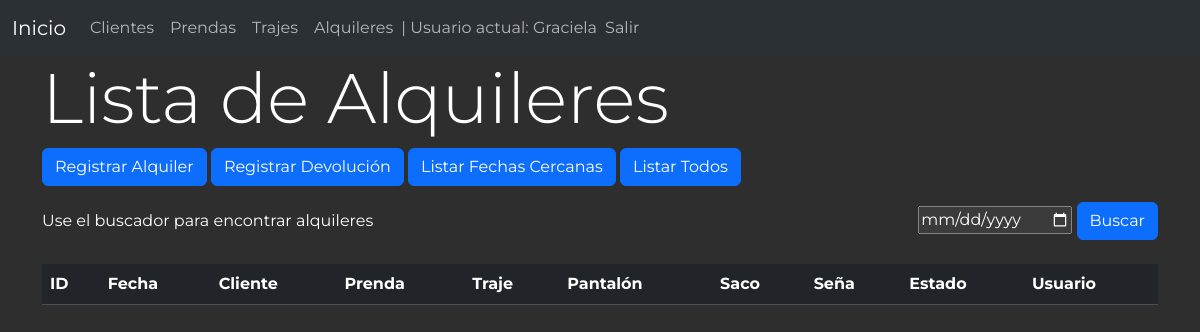
/lista_alquileres/ (signed in), run on an earlier commit of the app's database.
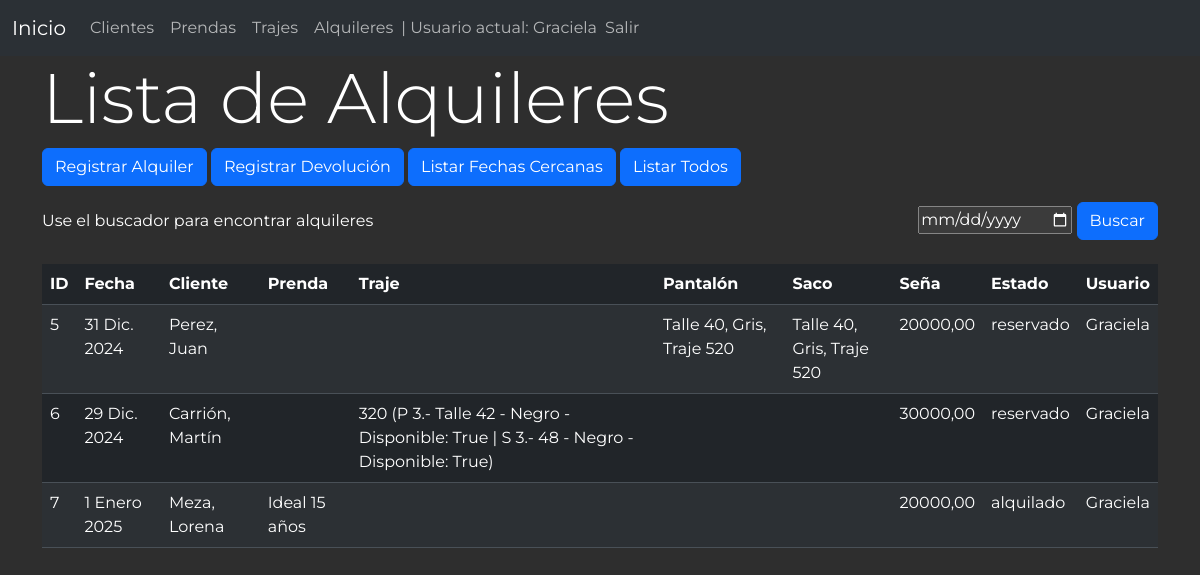
And on a later commit of the database.
### alquiler/models.py (models this page shows, shortened)
class Alquiler(models.Model):
    cliente = models.ForeignKey(Cliente, on_delete=models.CASCADE)
    prenda = models.ManyToManyField(Prenda, blank=True)
    saco = models.ManyToManyField(Saco, blank=True)
    pantalon = models.ManyToManyField(Pantalon, blank=True)
    traje = models.ManyToManyField(Traje, blank=True)
    fecha_alquiler = models.DateField()
    precio_alquiler = models.DecimalField(max_digits=10, decimal_places=2)
    estado = models.CharField(max_length=20, choices=[
        ('reservado', 'Reservado'),
        ('alquilado', 'Alquilado'),
    ], default='reservado')
    seña = models.DecimalField(max_digits=10, decimal_places=2, default=0, blank=True)
    usuario = models.ForeignKey(User, on_delete=models.CASCADE)
    def mostrar_prendas(self):
        return ", ".join([p.descripcion for p in self.prenda.all()])
    mostrar_prendas.short_description = 'Prendas'
    def mostrar_trajes(self):
        return ", ".join([f'{t.nro_articulo} (P {t.mostrar_pantalon()} | S {t.mostrar_saco()})' for t in self.traje.all()])
    mostrar_trajes.short_description = 'Traje/s'
    def mostrar_pantalones(self):
        return ", ".join([f'Talle {p.talle_pantalon}, {p.color_pantalon}, Traje {p.traje}' for p in self.pantalon.all()])
    mostrar_pantalones.short_description = 'Pantalon/es'
    def mostrar_sacos(self):
        return ", ".join([f'Talle {s.talle_saco}, {s.color_saco}, Traje {s.traje}' for s in self.saco.all()])
    mostrar_sacos.short_description = 'Saco/s'
    class Meta:
        db_table = 'alquiler'
        verbose_name = 'alquiler'
        verbose_name_plural = 'alquileres'

class Cliente(models.Model):
    nombre = models.CharField(max_length=50, null=False, verbose_name='Nombre')
    apellido = models.CharField(max_length=50, null=False, verbose_name='Apellido')
    telefono = models.CharField(max_length=12, blank=True, verbose_name='Teléfono',)
    direccion = models.CharField(max_length=50, blank=True, verbose_name='Dirección',)
    localidad = models.ForeignKey(Localidad, on_delete=models.CASCADE, default=1, related_name='Localidad')
    dni = models.CharField(max_length=8, unique=True, verbose_name='DNI',null=True, blank=True)
    GENERO_CHOICES = [
        ('F', 'Femenino'),
        ('M', 'Masculino'),
        ('O', 'Otro'),
    ]
    genero = models.CharField(max_length=1, choices=GENERO_CHOICES, default='F')
    observacion = models.CharField(max_length=400, blank=True, verbose_name='Observación')
    def __str__(self):
        return f'{self.apellido}, {self.nombre}'
    class Meta:
        db_table = 'cliente'
        verbose_name = 'cliente'
        verbose_name_plural = 'clientes'

class Pantalon(models.Model):
    color_pantalon = models.ForeignKey('Color', on_delete=models.CASCADE, default=1)
    talle_pantalon = models.CharField(max_length=20, null=True, blank=True)
    traje = models.ForeignKey('Traje', on_delete=models.CASCADE, default=1)
    disponible = models.BooleanField(default=True)
    class Meta:
        db_table = 'pantalon'
        verbose_name = 'pantalon'
        verbose_name_plural = 'pantalones'

class Color(models.Model):
    nombre = models.CharField(max_length=100)
    def __str__(self):
        return self.nombre
    class Meta:
        db_table = 'color'
        verbose_name = 'color'
        verbose_name_plural = 'colores'

class Traje(models.Model):
    nro_articulo = models.CharField(max_length=20, unique=True)
    def mostrar_pantalon(self):
        pantalon = self.pantalon_set.first()
        return f'{pantalon.id}.- Talle {pantalon.talle_pantalon} - {pantalon.color_pantalon} - Disponible: {pantalon.disponible}' if pantalon else 'No asociado'
    mostrar_pantalon.short_description = 'Pantalón'
    def mostrar_saco(self):
        saco = self.saco_set.first()
        return f'{saco.id}.- {saco.talle_saco} - {saco.color_saco} - Disponible: {saco.disponible}' if saco else 'No asociado'
    mostrar_saco.short_description = 'Saco'
    def __str__(self):
        return f'{self.nro_articulo}'
    class Meta:
        db_table = 'traje'
        verbose_name = 'traje'
        verbose_name_plural = 'trajes'

class Saco(models.Model):
    color_saco = models.ForeignKey('Color', on_delete=models.CASCADE, default=1)
    talle_saco = models.CharField(max_length=20, null=True, blank=True)
    traje = models.ForeignKey('Traje', on_delete=models.CASCADE, default=1)
    disponible = models.BooleanField(default=True)
    class Meta:
        db_table = 'saco'
        verbose_name = 'saco'
        verbose_name_plural = 'sacos'

class Prenda(models.Model):
    categoria = models.ForeignKey('Categoria', on_delete=models.CASCADE)
    color = models.ForeignKey('Color', on_delete=models.CASCADE, default=1)
    descripcion = models.TextField(max_length=60, null=True, blank=True)
    busto = models.IntegerField(null=True, blank=True)
    cintura = models.IntegerField(null=True, blank=True)
    cadera = models.IntegerField(null=True, blank=True)
    largo = models.IntegerField(null=True, blank=True, verbose_name='Largo(cm)',)
    talle = models.CharField(max_length=20, null=True, blank=True)
    relacionadas = models.ManyToManyField('self', blank=True, verbose_name='Relacionadas',)
    disponible = models.BooleanField(default=True)
    def nro_articulo(self):
        return self.id
    nro_articulo.short_description = 'Número de Artículo'
    class Meta:
        db_table = 'prenda'
        verbose_name = 'prenda'
        verbose_name_plural = 'prendas'

### alquiler/views.py (the view)
# urls.py: path('lista_alquileres/', views.lista_alquileres, name='lista_alquileres'),
@login_required
def lista_alquileres(request):
    hoy = timezone.now().date()
    hace_una_semana = hoy - timedelta(weeks=1)
    dentro_de_un_mes = hoy + timedelta(weeks=3)
    query_date = request.GET.get('fecha', '')
    ver_todos = request.GET.get('ver_todos', '')
    if ver_todos:
        alquileres = Alquiler.objects.all()
    elif query_date:
        alquileres = Alquiler.objects.filter(fecha_alquiler=query_date)
    else:
        alquileres = Alquiler.objects.filter(fecha_alquiler__range=(hace_una_semana, dentro_de_un_mes))
    return render(request, 'lista_alquileres.html', {'alquileres': alquileres, 'query_date': query_date})

### alquiler/templates/lista_alquileres.html (shortened to what this page needs)
{% extends 'layout.html' %}
{% block content %}
<main class="container">
    <h1>Lista de Alquileres</h1>
    <div class="mb-3">
        <a href="{% url 'registrar_alquiler' %}" class="btn btn-primary">Registrar Alquiler</a>
        <a href="{% url 'registrar_devolucion' 0 %}" class="btn btn-primary">Registrar Devolución</a>
        <a href="{% url 'lista_alquileres' %}"><button class="btn btn-primary" type="submit">Listar Fechas Cercanas</button></a>
        <a href="{% url 'lista_alquileres' %}?ver_todos=1"><button class="btn btn-primary" type="submit">Listar Todos</button></a>
    </div>
    <div class="extremos">
        <span>Use el buscador para encontrar alquileres</span>
        <form action="{% url 'lista_alquileres' %}" method="get">
            <input type="date" id="fecha" name="fecha" value="{{ query_date }}" >
            <button class="btn btn-primary" type="submit">Buscar</button>
        </form>
    </div>
    <br>
    <table class="table table-striped">
        <thead>
            <tr>
                <th scope="col">ID</th>
                <th scope="col">Fecha</th>
                <th scope="col">Cliente</th>
                <th scope="col">Prenda</th>
                <th scope="col">Traje</th>
                <th scope="col">Pantalón</th>
                <th scope="col">Saco</th>
                <th scope="col">Seña</th>
                <th scope="col">Estado</th>
                <th scope="col">Usuario</th>
            </tr>
        </thead>
        <tbody>
          {% for alquiler in alquileres %}
          <tr>
              <td>{{ alquiler.id }}</td>
              <td>{{ alquiler.fecha_alquiler }}</td>
              <td>{{ alquiler.cliente }}</td>
              <td>{{ alquiler.mostrar_prendas }}</td>
              <td>{{ alquiler.mostrar_trajes }}</td>
              <td>{{ alquiler.mostrar_pantalones }}</td>
              <td>{{ alquiler.mostrar_sacos }}</td>
              <td>{{ alquiler.seña }}</td>
              <td>{{ alquiler.estado }}</td>
              <td>{{ alquiler.usuario }}</td>
          </tr>
          {% endfor %}
        </tbody>
      </table>
</main>
{% endblock %}

### alquiler/templates/layout.html (shortened to what this page needs)
{% load static %}
<!DOCTYPE html>
<html lang="es" data-bs-theme="dark">
<head>
    <link rel="stylesheet" href="https://cdnjs.cloudflare.com/ajax/libs/font-awesome/5.15.3/css/all.min.css">
    <link rel="stylesheet" href="{% static 'css/bootstrap.min.css'%}">
    <link rel="stylesheet" href="{% static 'css/estilo.css' %}">
</head>
<nav class="navbar navbar-expand-lg bg-body-tertiary">
    <div class="container-fluid">
      <a class="navbar-brand" href="{% url 'index' %}">Inicio</a>
      <div class="collapse navbar-collapse" id="navbarNavAltMarkup">
        <div class="navbar-nav">
          {% if request.user.is_authenticated %}
              <a class="nav-link" href="{% url 'clientes' %}">Clientes</a>
              <a class="nav-link" href="{% url 'prendas' %}">Prendas</a>
              <a class="nav-link" href="{% url 'trajes' %}">Trajes</a>
              <a class="nav-link" href="{% url 'lista_alquileres' %}">Alquileres</a>
              <span class="navbar-text"> | Usuario actual: {{ user.username }}</span>
              <a class="nav-link" href="{% url 'salir' %}">Salir</a>
          {% endif %}
        </div>
      </div>
    </div>
</nav>
<body>
    {% block content %}
    {% endblock %}
</body>
</html>

### alquiler/static/css/estilo.css (style rules this page uses)
body { margin: 0; font-family: 'Montserrat', sans-serif; background-color: #2e2e2e; color: #FFF; background-repeat: no-repeat; background-size: cover; background-attachment: fixed; }
h1 { font-size: 70px; font-weight: 350; }
.extremos { display: flex; justify-content: space-between; align-items: center; }

What changed in the data, as far as the page shows it:
added Alquiler: id "5", fecha_alquiler "31 Dic. 2024", cliente "Perez, Juan", mostrar_pantalones "Talle 40, Gris, Traje 520", mostrar_sacos "Talle 40, Gris, Traje 520", seña "20000,00", estado "reservado", usuario "Graciela"
added Alquiler: id "6", fecha_alquiler "29 Dic. 2024", cliente "Carrión, Martín", mostrar_trajes "320 (P 3.- Talle 42 - Negro - Disponible: True | S 3.- 48 - Negro - Disponible: True)", seña "30000,00", estado "reservado", usuario "Graciela"
added Alquiler: id "7", fecha_alquiler "1 Enero 2025", cliente "Meza, Lorena", mostrar_prendas "Ideal 15 años", seña "20000,00", estado "alquilado", usuario "Graciela"
